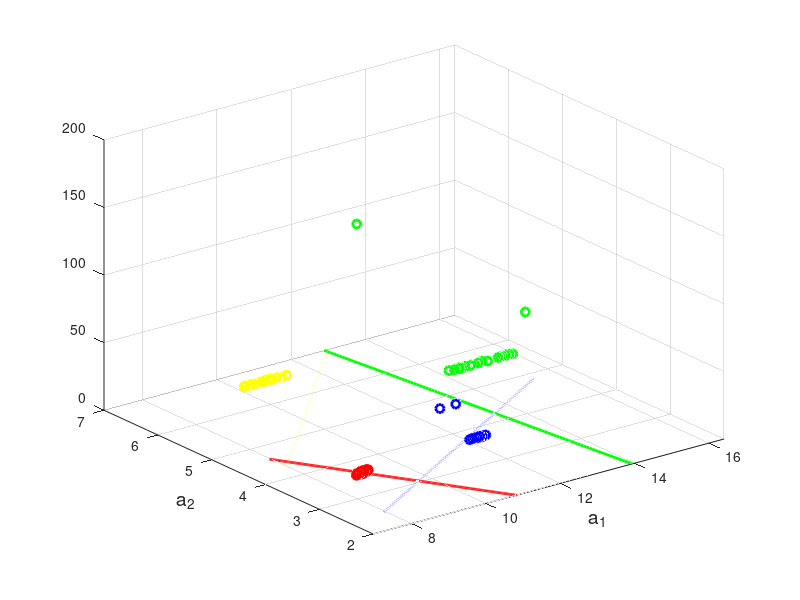

Write MATLAB code to recreate this figure.
function soft_SVM_MultiClass()
% runs the perceptron model on a separable four 
% class dataset consisting of three dimensional data features. 

weights = [];
[D,b] = load_data();


for i = 1:4
%%% load data %%%
i
newlabels = b; % basically recodes the point with the current label to 1, the rest to -1
for j = 1:numel(newlabels)
    if newlabels(j) == i
        newlabels(j) = 1;
    else
        newlabels(j) = -1;
    end
end


%%% run perceptron from initial point %%%

% Calculate fixed steplength

% initial point, experiment
x0 = [0.5;0;0.9;130];

L = 2*norm(diag(newlabels)*D')^2;

%Run perceptron first time
lam = 10^2;        % regularization parameter 
alpha = 1/(L + 2*lam);        % step length
x = grad_descent_soft_SVM(D,newlabels,x0,alpha,lam);

% Run perceptron second time % found ideal weights by experimentation
lam = 54;
alpha = 1/(L + 2*lam);        % step length
y = grad_descent_soft_SVM(D,newlabels,x0,alpha,lam);

% Run perceptron third time
lam = 10^-2;
alpha = 1/(L + 2*lam);        % step length
z = grad_descent_soft_SVM(D,newlabels,x0,alpha,lam);

weights = [weights;y']; % change which set of weights you want to use, x,y or z

end 

% plot everything % Can't plot for 4 Features!
plot_classifiers(D',b,weights);


% label new points
[newSet] = load_testingdata();
[newlabelledSet] = createLabel(newSet,weights);
doSomethingWithNewLabelledDataPoints(newlabelledSet);
newlabelledSet
end


%% FUNCTIONS FOR BUILDING MODEL
function plot_classifiers(A,b,weights)
    x1 = weights(1,:);
    x2 = weights(2,:);
    x3 = weights(3,:);
    x4 = weights(4,:)
    plot_all(A,b,x1,x2,x3,x4);
end

%%% gradient descent function for perceptron %%%
function x = grad_descent_soft_SVM(D,b,x0,alpha,lam)
    % Initializations 
    x = x0;
    H = diag(b)*D';
    l = ones(size(D,2),1);
    iter = 1;
    max_its = 3000;
    grad = 1;

    while  norm(grad) > 10^-6 && iter < max_its
        
        % form gradient and take step
        grad = 2*lam*[0;x(2:end)] - 2*H'*max(l - H*x,0);
        x = x - alpha*grad;

        % update iteration count
        iter = iter + 1;
    end
end

%%% plots everything %%%
function plot_all(A,b,x1,x2,x3,x4)
    
    % plot points 
    ind = find(b == 1);
    scatter3(A(ind,2),A(ind,3), A(ind,4),'Linewidth',2,'Markeredgecolor','b','markerFacecolor','none');
    hold on
    ind = find(b == 2);
    scatter3(A(ind,2),A(ind,3),A(ind,4),'Linewidth',2,'Markeredgecolor','r','markerFacecolor','none');
    hold on
    ind = find(b == 3);
    scatter3(A(ind,2),A(ind,3),A(ind,4),'Linewidth',2,'Markeredgecolor','g','markerFacecolor','none');
    hold on
    ind = find(b == 4);
    scatter3(A(ind,2),A(ind,3),A(ind,4),'Linewidth',2,'Markeredgecolor','y','markerFacecolor','none');
    hold on


    % plot separators
    s =[min(A(:,2)):.01:max(A(:,2))];
    plot (s,(-x1(1)-x1(2)*s)/x1(3),'b','linewidth',2);
    hold on

    plot (s,(-x2(1)-x2(2)*s)/x2(3),'r','linewidth',2);
    hold on

    plot (s,(-x3(1)-x3(2)*s)/x3(3),'g','linewidth',2);
    hold on
    
    plot (s,(-x4(1)-x4(2)*s)/x4(3),'y','linewidth',2);
    hold on
    

    set(gcf,'color','w');
    axis([ (min(A(:,2)) - 1) (max(A(:,2)) + 1) (min(A(:,3)) - 1) (max(A(:,3)) + 1)])
    box off
    
    % graph info labels
    xlabel('a_1','Fontsize',14)
    ylabel('a_2  ','Fontsize',14)
    set(get(gca,'YLabel'),'Rotation',0)

end

%%% loads data %%%
function [A,b] = load_data()
    data = load('trainingdata4C.mat');
    data = data.data;

    A = data(:,1:end-1);
    A = A';
    b = data(:,end);
end

%% FUNCTIONS FOR TESTING NEW DATA POINTS

%% load the testing data set (no labels)
function [A] = load_testingdata()
    data = load('testingdata4C.mat');% create testing data mat with no labels [[1 a11 a12];[1 a21 a22]...]
    data = data.testingdata;
    A = data;
end

%% test a new data point
function [labelledDataSet] = createLabel(A,weights) %% A is an array of data points [1 a1 a2]
    labelledDataSet = [];
    for j = 1:size(A,1)
        d = A(j,:); % extract jth row of matrix ie. the jth data point
        max = -99999;
        label = 1;
        for i = 1:size(weights,1)
            x = weights(i,:);
            value = d*x'; %in the code it's d'*x but the rows are formatted differently so this is easier.
            if value>max
                label = i;
                max = value;
            end
        end
        labelledRow = [d,label];
        labelledDataSet = [labelledDataSet;labelledRow];
    end
end

%% do something with new data point
function doSomethingWithNewLabelledDataPoints(A) %% A is a matrix of newly labelled data points
    for j = 1:size(A,1)
        a = A(j,:);
        label = a(end);
        if label == 1
            disp('gesture 1')
        elseif label == 2
            disp('gesture 2')
        elseif label == 3
            disp('gesture 3')
        elseif label == 4
            disp('gesture 4')
        elseif label == 5
            disp('gesture 5')
        end
    end
end
